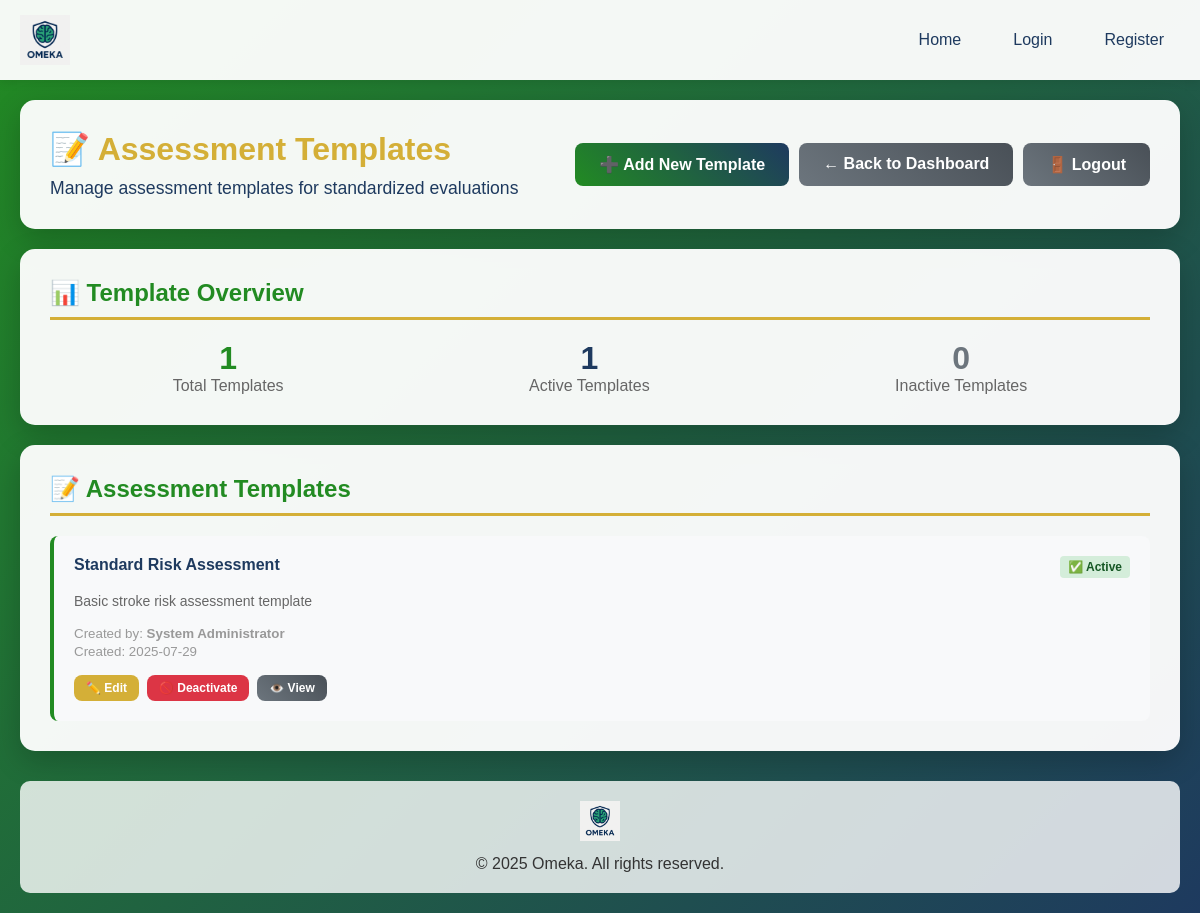
/admin/templates (signed in), run on the app's committed database.
### tables this page shows
CREATE TABLE assessment_templates (
            id INTEGER PRIMARY KEY AUTOINCREMENT,
            name TEXT NOT NULL,
            description TEXT,
            template_data TEXT NOT NULL,
            is_active INTEGER DEFAULT 1,
            created_by INTEGER NOT NULL,
            created_at TIMESTAMP DEFAULT CURRENT_TIMESTAMP,
            updated_at TIMESTAMP DEFAULT CURRENT_TIMESTAMP,
            FOREIGN KEY (created_by) REFERENCES admin_users (id)
        );

CREATE TABLE admin_users (
            id INTEGER PRIMARY KEY AUTOINCREMENT,
            username TEXT UNIQUE NOT NULL,
            email TEXT UNIQUE NOT NULL,
            password_hash TEXT NOT NULL,
            full_name TEXT NOT NULL,
            role TEXT DEFAULT 'admin',
            created_at TIMESTAMP DEFAULT CURRENT_TIMESTAMP,
            last_login TIMESTAMP
        );

### app.py (the view)
@app.route('/admin/templates')
@admin_required
def admin_templates():
    conn = sqlite3.connect(DATABASE)
    cursor = conn.cursor()
    cursor.execute('''
        SELECT t.id, t.name, t.description, t.is_active, t.created_at,
               a.full_name as created_by_name
        FROM assessment_templates t
        JOIN admin_users a ON t.created_by = a.id
        ORDER BY t.created_at DESC
    ''')
    templates = cursor.fetchall()
    conn.close()
    return render_template('admin_templates.html',
                         templates=templates,
                         admin_name=session.get('admin_name'))

### app.py (called while the page is built)
def admin_required(f):
    @wraps(f)
    def decorated_function(*args, **kwargs):
        if 'admin_id' not in session:
            return redirect(url_for('admin_login'))
        return f(*args, **kwargs)
    return decorated_function

### templates/admin_templates.html (shortened to what this page needs)
{% extends "base.html" %}
{% block content %}
<div class="card">
    <div style="display: flex; justify-content: space-between; align-items: center;">
        <div>
            <h1 style="color: #d4af37; margin-bottom: 10px;">📝 Assessment Templates</h1>
            <p style="color: #1e3a5f; font-size: 1.1rem;">Manage assessment templates for standardized evaluations</p>
        </div>
        <div style="display: flex; gap: 10px;">
            <button onclick="showAddTemplateModal()" class="btn" style="background: linear-gradient(45deg, #228B22, #1e3a5f);">
                ➕ Add New Template
            </button>
            <a href="{{ url_for('admin_dashboard') }}" class="btn btn-secondary">
                ← Back to Dashboard
            </a>
            <a href="{{ url_for('admin_logout') }}" class="btn btn-secondary">
                🚪 Logout
            </a>
        </div>
    </div>
</div>
<div class="card">
    <h2>📊 Template Overview</h2>
    <div style="display: flex; justify-content: space-around; text-align: center;">
        <div>
            <div style="font-size: 2rem; font-weight: bold; color: #228B22;">{{ templates|length }}</div>
            <div style="color: #666;">Total Templates</div>
        </div>
        <div>
            <div style="font-size: 2rem; font-weight: bold; color: #1e3a5f;">{{ templates|selectattr('3', 'equalto', 1)|list|length }}</div>
            <div style="color: #666;">Active Templates</div>
        </div>
        <div>
            <div style="font-size: 2rem; font-weight: bold; color: #6c757d;">{{ templates|selectattr('3', 'equalto', 0)|list|length }}</div>
            <div style="color: #666;">Inactive Templates</div>
        </div>
    </div>
</div>
<div class="card">
    <h2>📝 Assessment Templates</h2>
    {% if templates %}
        <div style="display: grid; grid-template-columns: repeat(auto-fit, minmax(400px, 1fr)); gap: 20px;">
            {% for template in templates %}
                <div style="background: #f8f9fa; padding: 20px; border-radius: 8px; border-left: 4px solid {% if template[3] %}#228B22{% else %}#6c757d{% endif %};">
                    <div style="display: flex; justify-content: space-between; align-items: start; margin-bottom: 15px;">
                        <h4 style="color: #1e3a5f; margin: 0;">{{ template[1] }}</h4>
                        <span style="padding: 4px 8px; border-radius: 4px; font-size: 12px; font-weight: bold;
                                     {% if template[3] %}background: #d4edda; color: #155724;{% else %}background: #f8d7da; color: #721c24;{% endif %}">
                            {% if template[3] %}✅ Active{% else %}❌ Inactive{% endif %}
                        </span>
                    </div>
                    <p style="color: #666; font-size: 14px; margin-bottom: 15px;">
                        {{ template[2] if template[2] else 'No description available' }}
                    </p>
                    <div style="margin-bottom: 15px;">
                        <small style="color: #999;">
                            Created by: <strong>{{ template[5] }}</strong><br>
                            Created: {{ template[4][:10] if template[4] else 'N/A' }}
                        </small>
                    </div>
                    <div style="display: flex; gap: 8px; flex-wrap: wrap;">
                        <button onclick="editTemplate({{ template[0] }}, '{{ template[1] }}', '{{ template[2] if template[2] else '' }}')"
                                class="btn" style="padding: 6px 12px; font-size: 12px; background: #d4af37;">
                            ✏️ Edit
                        </button>
                        <button onclick="toggleTemplate({{ template[0] }})"
                                class="btn" style="padding: 6px 12px; font-size: 12px;
                                {% if template[3] %}background: #dc3545;{% else %}background: #228B22;{% endif %}">
                            {% if template[3] %}🚫 Deactivate{% else %}✅ Activate{% endif %}
                        </button>
                        <button onclick="viewTemplate({{ template[0] }})"
                                class="btn btn-secondary" style="padding: 6px 12px; font-size: 12px;">
                            👁️ View
                        </button>
                    </div>
                </div>
            {% endfor %}
        </div>
    {% endif %}
</div>
{% endblock %}

### templates/base.html (style rules this page uses)
* { margin: 0; padding: 0; box-sizing: border-box; }
body { font-family: 'Arial', sans-serif; background: linear-gradient(135deg, #228B22 0%, #1e3a5f 100%); min-height: 100vh; color: #333; }
.card { background: rgba(255, 255, 255, 0.95); border-radius: 15px; padding: 30px; box-shadow: 0 10px 30px rgba(0,0,0,0.2); margin-bottom: 20px; }
.card h2 { color: #228B22; margin-bottom: 20px; border-bottom: 3px solid #d4af37; padding-bottom: 10px; }
.btn { background: linear-gradient(45deg, #228B22, #1e3a5f); color: white; padding: 12px 24px; border: none; border-radius: 8px; font-size: 16px; font-weight: bold; cursor: pointer; transition: all 0.3s ease; text-decoration: none; display: inline-block; }
.btn-secondary { background: linear-gradient(45deg, #6c757d, #495057); }

### data on the page
assessment_templates: name "Standard Risk Assessment", is_active "✅ Active", description "Basic stroke risk assessment template", full_name "System Administrator", created_at "2025-07-29"

### other printed values
{{ templates|length }} "1"
{{ templates|selectattr('3', 'equalto', 1)|list|length }} "1"
{{ templates|selectattr('3', 'equalto', 0)|list|length }} "0"
